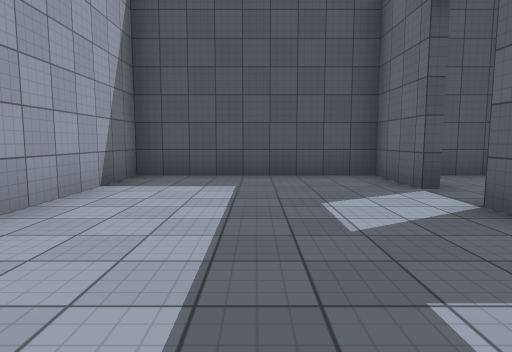
[1] (above)

19 first-person views from a walk through a Unity game level. The camera is 1.3 m above the floor, tilts 6° down and sees 75° across. The floor is counted in squares, 2 m on a side. Each view is taken from the middle of a square. On the plan, view 1 faces up. The plan holds only what a view shows up to about 10 squares ahead; the rest is blank. The player character is not drawn. Surface patterns are stand-ins for the level's own textures.

[2]
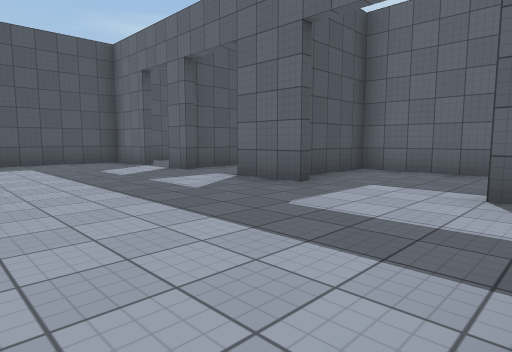

[3]
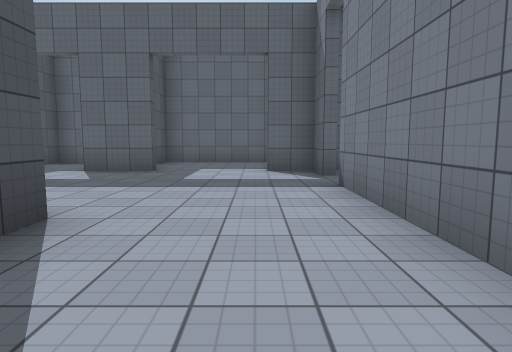

[4]
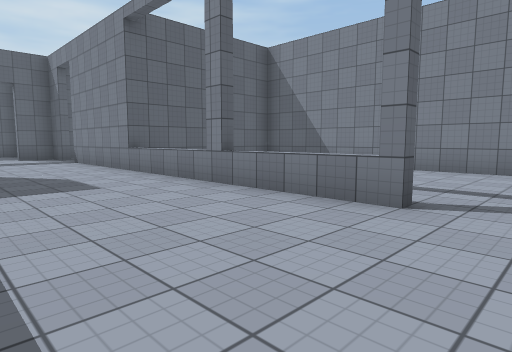

[5]
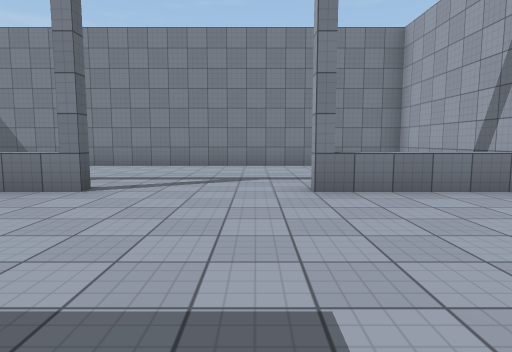

[6]
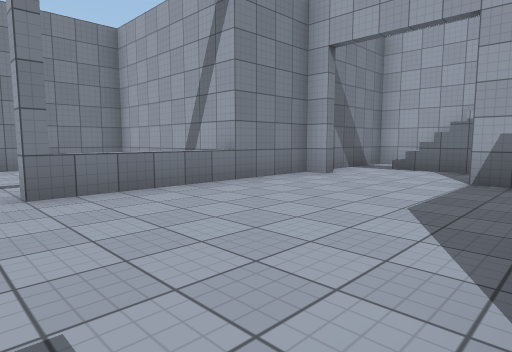

[7]
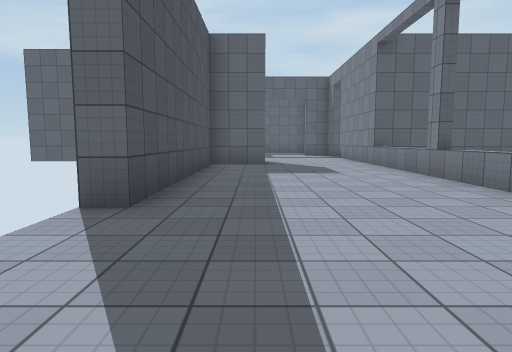

[8]
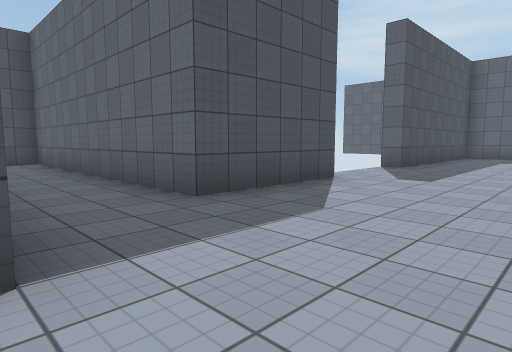

[9]
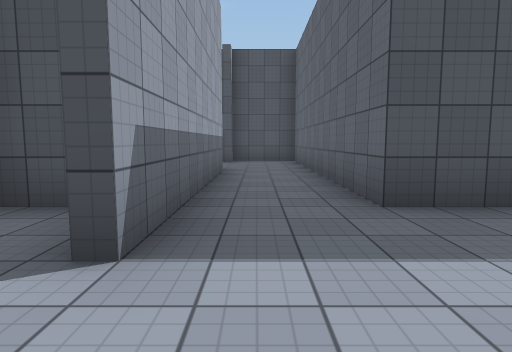

[10]
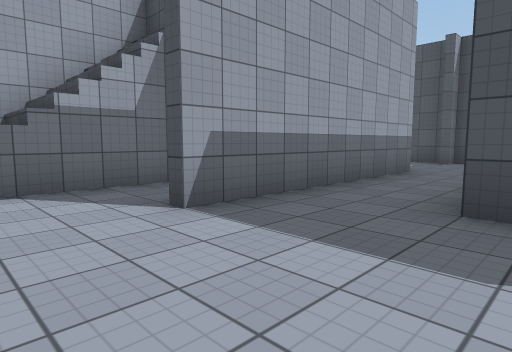

[11]
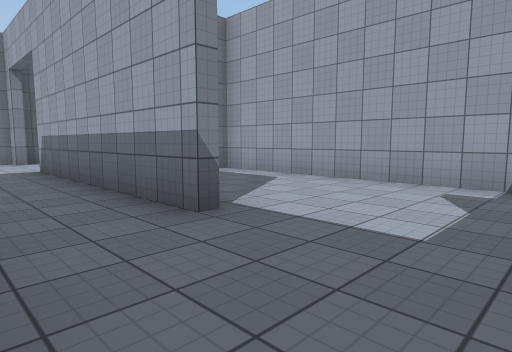

[12]
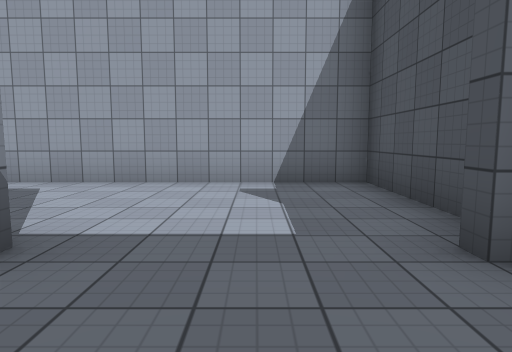

[13]
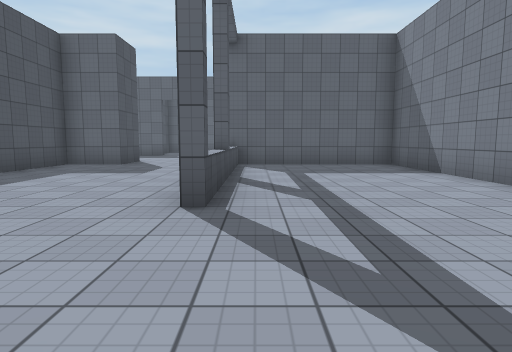

[14]
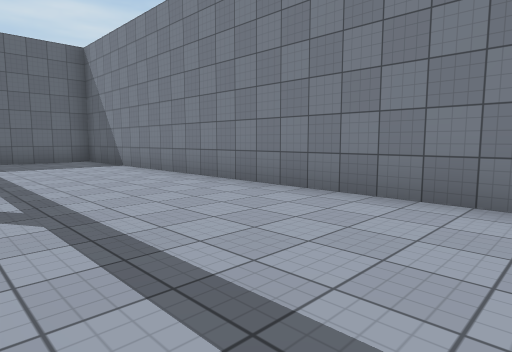

[15]
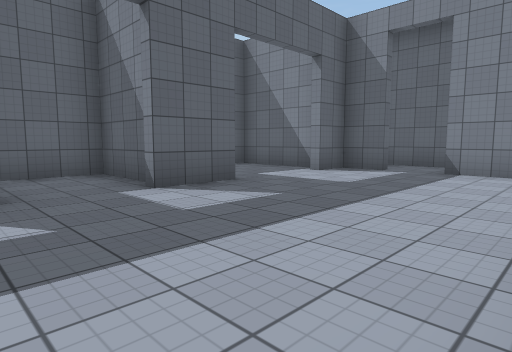

[16]
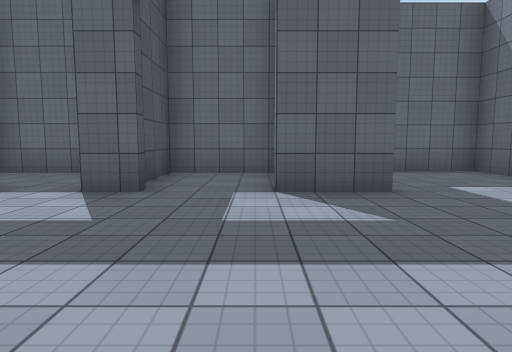

[17]
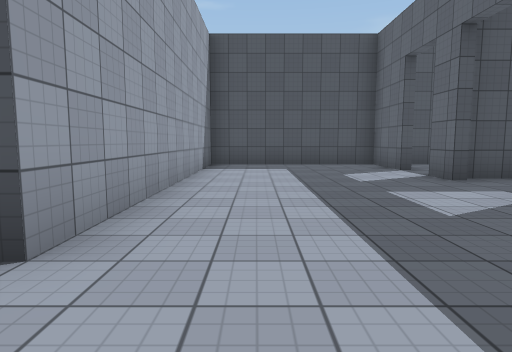

[18]
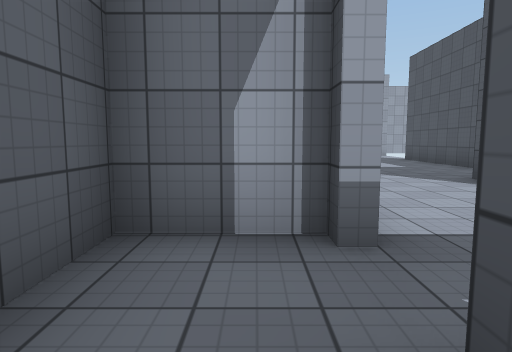

[19]
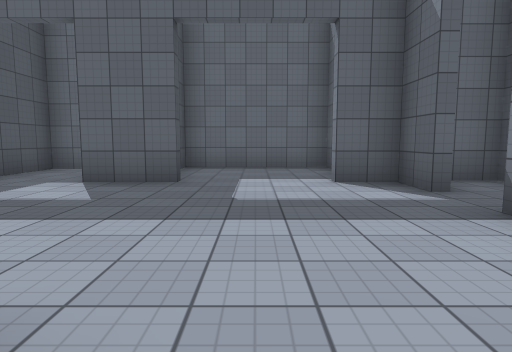

### Floor plan
Key: @ floor where view 1 was taken; # wall or solid block; . floor; / step, stairs or slope; = window, fence, low wall or low ledge; ^ raised ledge.
Columns run from 22 left of view 1 to 6 right of it. Each row starts with its distance up from view 1.
  8 ########
  7 #......#           #########
  6 #......#           #....#..#
  5 #......#           #....#..#
  4 #...#..#           #.......#
  3 #...#..#           #.....###
  2 #.. #..#           #.......#
  1 #.  #..##    #######.......#
  0 #####..............#..@..####
 -1 #//.#..............#........#
 -2 #//.........................#
 -3 #//.........................#
 -4 #...#.#^^#...^^#^^=..##.#####
 -5 #######...........=###...#
 -6       #............# #####
 -7       #............#
 -8       #............#
 -9       ##############

Where each view was taken, in squares from view 1:
view 1: 0 up, 0 right, facing up
view 2: 4 down, 2 left, facing up-right
view 3: 3 down, 5 left, facing right
view 4: 1 down, 11 left, facing down-right
view 5: 0 up, 12 left, facing down
view 6: 0 up, 12 left, facing down-left
view 7: 1 down, 13 left, facing right
view 8: 3 down, 18 left, facing up-right
view 9: 3 down, 17 left, facing up
view 10: 3 down, 15 left, facing up-left
view 11: 7 up, 16 left, facing down-left
view 12: 6 up, 16 left, facing left
view 13: 5 down, 13 left, facing right
view 14: 5 down, 15 left, facing down-right
view 15: 3 up, 2 left, facing down-right
view 16: 1 up, 2 left, facing right
view 17: 3 down, 1 left, facing up
view 18: 5 down, 2 right, facing left
view 19: 2 down, 3 left, facing right
